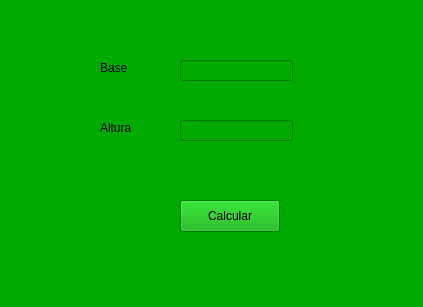
<?xml version="1.0" encoding="UTF-8"?>
<ui version="4.0">
 <class>MainWindow</class>
 <widget class="QMainWindow" name="MainWindow">
  <property name="geometry">
   <rect>
    <x>0</x>
    <y>0</y>
    <width>423</width>
    <height>307</height>
   </rect>
  </property>
  <property name="windowTitle">
   <string>MainWindow</string>
  </property>
  <property name="styleSheet">
   <string notr="true">background-color: rgb(0, 170, 0);</string>
  </property>
  <widget class="QWidget" name="centralwidget">
   <widget class="QLabel" name="label">
    <property name="geometry">
     <rect>
      <x>100</x>
      <y>60</y>
      <width>58</width>
      <height>16</height>
     </rect>
    </property>
    <property name="text">
     <string>Base</string>
    </property>
   </widget>
   <widget class="QLabel" name="label_2">
    <property name="geometry">
     <rect>
      <x>100</x>
      <y>120</y>
      <width>58</width>
      <height>16</height>
     </rect>
    </property>
    <property name="text">
     <string>Altura</string>
    </property>
   </widget>
   <widget class="QLineEdit" name="txtBase">
    <property name="geometry">
     <rect>
      <x>180</x>
      <y>60</y>
      <width>113</width>
      <height>21</height>
     </rect>
    </property>
   </widget>
   <widget class="QLineEdit" name="txtAltura">
    <property name="geometry">
     <rect>
      <x>180</x>
      <y>120</y>
      <width>113</width>
      <height>21</height>
     </rect>
    </property>
   </widget>
   <widget class="QPushButton" name="btnCalcular">
    <property name="geometry">
     <rect>
      <x>180</x>
      <y>200</y>
      <width>100</width>
      <height>32</height>
     </rect>
    </property>
    <property name="text">
     <string>Calcular</string>
    </property>
   </widget>
  </widget>
  <widget class="QMenuBar" name="menubar">
   <property name="geometry">
    <rect>
     <x>0</x>
     <y>0</y>
     <width>423</width>
     <height>21</height>
    </rect>
   </property>
  </widget>
  <widget class="QStatusBar" name="statusbar"/>
 </widget>
 <resources/>
 <connections/>
</ui>
